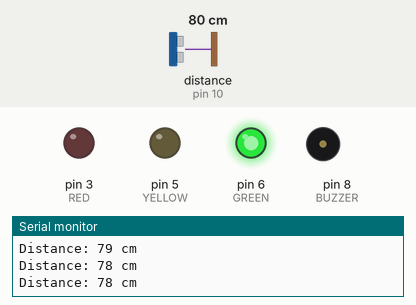
This sketch was run on a simulated Arduino Uno, built with avr-gcc and run on an emulated ATmega328P. On the bench: output pins drawn as LEDs (lit = HIGH), buzzer (waves = sounding, pin HIGH), the last lines printed to the serial monitor. Wiring (inferred from the names in the program): ultrasonic range finder: trigger pin 9; echo pin 10. The test bench sets the inputs (shaded band); at power-on: distance to the obstacle (sensor on pin 10) 80 cm. The echo pulse lasts 58.3 µs per cm; pins used as bus, display or sensor lines are not drawn.

Above: at 1.3 s.
1.4 s: distance to the obstacle (sensor on pin 10) set to 34 cm
4.4 s: distance to the obstacle (sensor on pin 10) set to 30 cm
At 4.58 s:
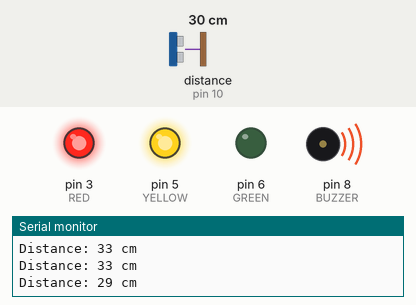
7.4 s: distance to the obstacle (sensor on pin 10) set to 19 cm
10.4 s: distance to the obstacle (sensor on pin 10) set to 14 cm
At 10.62 s:
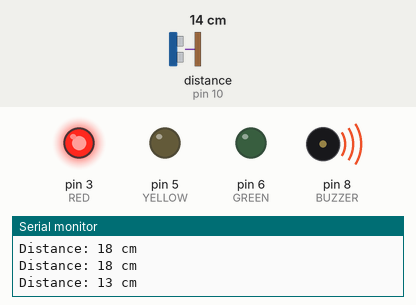
13.4 s: distance to the obstacle (sensor on pin 10) set to 18 cm
At 13.8 s:
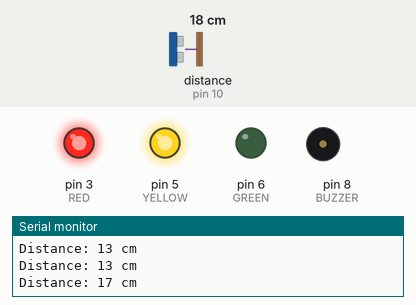
16.4 s: distance to the obstacle (sensor on pin 10) set to 2 cm
At 16.77 s:
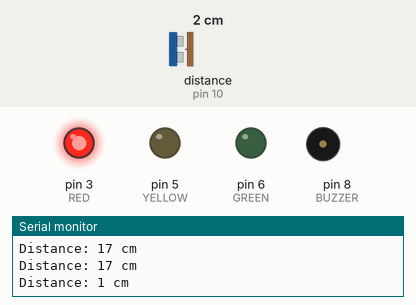
Timing chart, 0 to 20.4 s (numbered marks = the images above; inputs shaded):
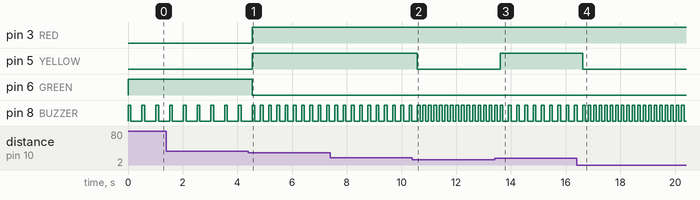

The sketch:

RGB_LED_HC-SR04.ino
```cpp
const int TRIG = 9;
const int ECHO = 10;

const int RED = 3;
const int YELLOW = 5;
const int GREEN = 6;

const int BUZZER = 8;


long duration;
int distance;

void setup() {
  pinMode(TRIG, OUTPUT);
  pinMode(ECHO, INPUT);
  pinMode(RED, OUTPUT);
  pinMode(YELLOW, OUTPUT);
  pinMode(GREEN, OUTPUT);
  pinMode(BUZZER, OUTPUT);

  Serial.begin(9600);
}

void loop() {

  digitalWrite(TRIG, LOW);
  delayMicroseconds(2);
  digitalWrite(TRIG, HIGH);
  delayMicroseconds(10);
  digitalWrite(TRIG, LOW);

  duration = pulseIn(ECHO, HIGH);
  distance = duration * 0.034 / 2;

  Serial.print("Distance: ");
  Serial.print(distance);
  Serial.println(" cm");


  if (distance > 30) {

    digitalWrite(GREEN, HIGH);
    digitalWrite(RED, LOW);
    digitalWrite(YELLOW, LOW);

    digitalWrite(BUZZER, HIGH);
    delay(100);
    digitalWrite(BUZZER, LOW);
    delay(400);
  }
  else if (distance <= 30 && distance > 15) {

    digitalWrite(YELLOW, HIGH);
    digitalWrite(RED, HIGH);
    digitalWrite(GREEN, LOW);

    digitalWrite(BUZZER, HIGH);
    delay(100);
    digitalWrite(BUZZER, LOW);
    delay(200);
  }
  else if (distance <= 15) {

    digitalWrite(RED, HIGH);
    digitalWrite(YELLOW, LOW);
    digitalWrite(GREEN, LOW);

    digitalWrite(BUZZER, HIGH);
    delay(100);
    digitalWrite(BUZZER, LOW);
    delay(100);
  }
}
```

Measured:
- the behaviour switches between 32 and 31 cm on distance to the obstacle (sensor on pin 10) (found by bisection; images 0 and 1)
- the behaviour switches between 17 and 16 cm on distance to the obstacle (sensor on pin 10) (found by bisection; images 1 and 2)
- after the input at 4.4 s, pin 3 (RED), pin 5 (YELLOW): LOW → HIGH after 0.14 s; pin 6 (GREEN): HIGH → LOW after 0.14 s; pin 8 (BUZZER): alternates HIGH for 0.10 s and LOW for 0.20 s, starting after 0.44 s
- after the input at 10.4 s, pin 5 (YELLOW): HIGH → LOW after 0.18 s; pin 8 (BUZZER): alternates HIGH for 0.10 s and LOW for 0.10 s, starting after 0.38 s
- after the input at 13.4 s, pin 5 (YELLOW): LOW → HIGH after 0.20 s
- after the input at 16.4 s, pin 5 (YELLOW): HIGH → LOW after 0.22 s
- by itself, pin 8 (BUZZER): alternates HIGH for 0.10 s and LOW for 0.40 s
